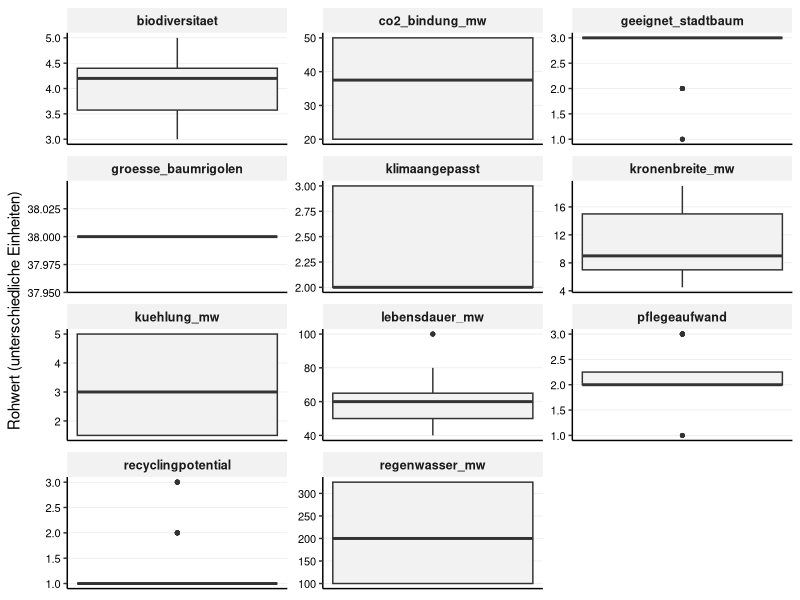
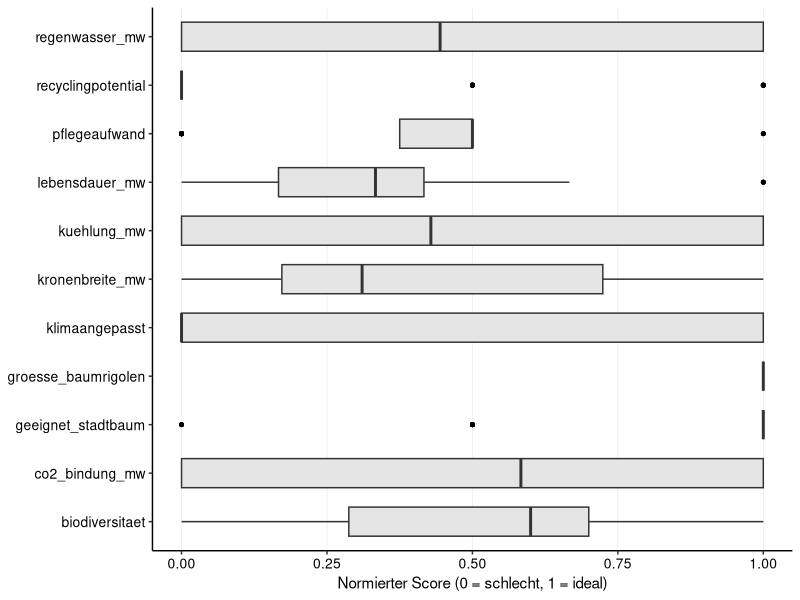
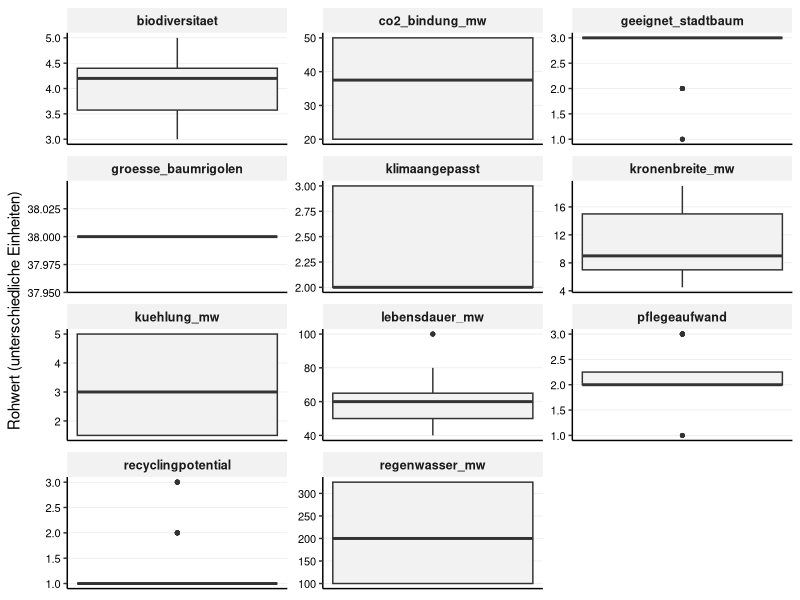
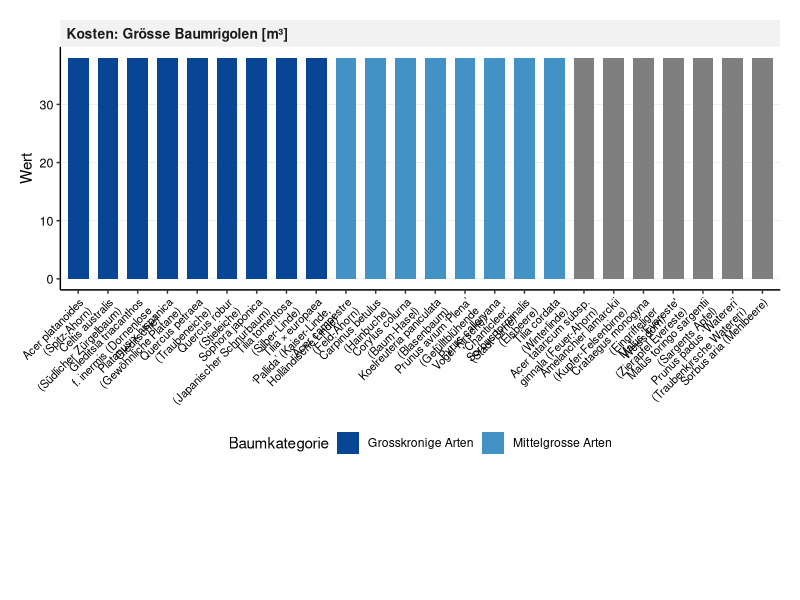
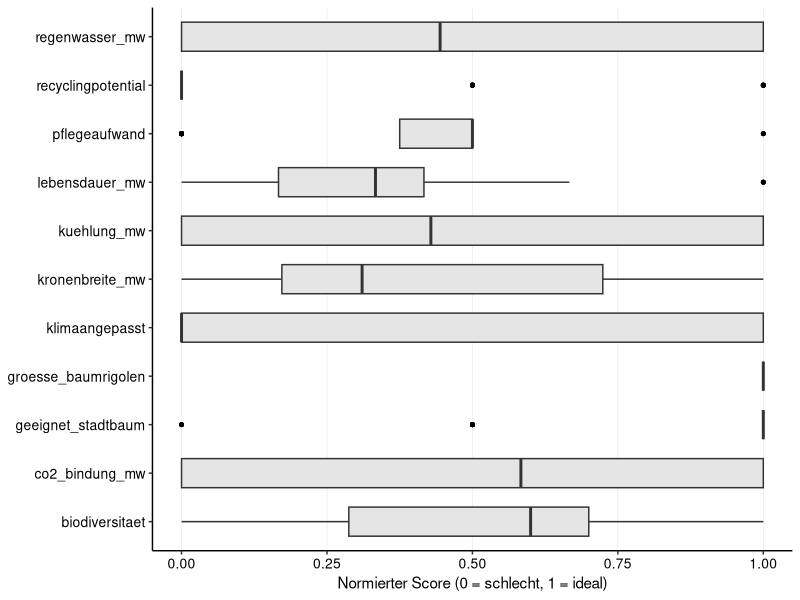

The R source for these figures, in order: (Note: this script raises an error after producing the figures.)
## ---- chunk 1

library(tidyverse)
library(readr)
library(ggplot2)
library(forcats)
library(tidytext)

## ---- chunk 2

## 1. Daten Importieren

# Liest die Rohdaten für die Bäume ein
df_baeume_raw <- read_delim(
  "01_data_input/Baeume_tidy.csv", 
  delim = ";"
)

# Liest die Gewichtungen ein (jetzt mit "baeume" im Variablennamen)
weights_baeume_s0_raw <- read_delim(
  "01_data_input/Baeume_Gewichtung_Szenario0.csv", 
  delim = ";"
)
weights_baeume_s1_raw <- read_delim(
  "01_data_input/Baeume_Gewichtung_Szenario1.csv",
  delim = ";"
)
weights_baeume_s2_raw <- read_delim(
  "01_data_input/Baeume_Gewichtung_Szenario2.csv",
  delim = ";"
)
weights_baeume_s3_raw <- read_delim(
  "01_data_input/Baeume_Gewichtung_Szenario3.csv",
  delim = ";"
)
## ---- chunk 3
#| include: false
# --- PRÜFUNG BLOCK 1 (Bäume) ---

print("--- 1. Check: Spaltennamen Bäume (Sind alle Spaltennamen da?) ---")
colnames(df_baeume_raw)

print("--- 2. Check: Gewichtung S0 (Wurden Spalten getrennt?) ---")
head(weights_baeume_s0_raw) 

print("--- 3. Check: Gewichtung S3 (Zur Sicherheit) ---")
head(weights_baeume_s3_raw)

## ---- chunk 4
# A. Bereinigung der Rohdaten
df_baeume <- df_baeume_raw %>%
  select(baumkategorie, baumart, everything()) 

# B. Bereinigung der Gewichtungen (ALLE SZENARIEN)
# Wir fügen den Roh-Dateien die Szenario-Namen hinzu
df_weights_s0 <- weights_baeume_s0_raw %>%
  mutate(szenario = "Szenario 0: Baseline (IST)")
df_weights_s1 <- weights_baeume_s1_raw %>%
  mutate(szenario = "Szenario 1: Forschungsfokus")
df_weights_s2 <- weights_baeume_s2_raw %>%
  mutate(szenario = "Szenario 2: Radikale Vermeidung")
df_weights_s3 <- weights_baeume_s3_raw %>%
  mutate(szenario = "Szenario 3: Radikaler Lebenszyklus")

# Jetzt binden wir sie zu einer finalen Gewichtungs-Tabelle zusammen
df_weights <- bind_rows(df_weights_s0, df_weights_s1, df_weights_s2, df_weights_s3) %>%
  # Berechne das Gesamtgewicht (gewicht) aus den Rohspalten,
  mutate(
    gewicht = group_weight * within_group_weight
  ) %>%
   # umbenennen für den Join
  rename(
    bewertungskategorie = criterion_id
  ) %>%
  # Auswählen der Spalten, die der Rest des Skripts braucht
  select(szenario, bewertungskategorie, gewicht, group_id)

## ---- chunk 5
#| include: false
# --- PRÜFUNG BLOCK 2 ---
print("--- Check: Stimmen Kriterien überein? ---")
kriterien_gewichte <- unique(df_weights$bewertungskategorie)
spalten_baeume <- colnames(df_baeume)
missing <- setdiff(kriterien_gewichte, spalten_baeume)

if(length(missing) > 0) {
  print("ACHTUNG! Folgende Kriterien fehlen:")
  print(missing)
} else {
  print("ERFOLG: Alle Gewichtungs-Kriterien sind in den Baum-Daten vorhanden!")
}

## ---- chunk 6
# 3.1 Wide-to-Long
df_baeume_long <- df_baeume %>%
  pivot_longer(
    cols = where(is.numeric), 
    names_to = "bewertungskategorie", 
    values_to = "wert"
  )

# 3.2 JOIN mit Gewichtung
# WICHTIG: Wir nutzen left_join. 
df_baeume_joined <- df_baeume_long %>%
  left_join(df_weights, by = "bewertungskategorie", relationship = "many-to-many")

## ---- chunk 7
#| include: false
# --- PRÜFUNG BLOCK 3 (Bäume) ---

# Sicherheits-Check im Skript:
# Bei Bäumen erwarten wir eigentlich für ALLE Kriterien ein Gewicht (anders als bei Belägen mit den Info-Kosten).
if(any(is.na(df_baeume_joined$gewicht))) {
  warning("ACHTUNG: Einige Baum-Kriterien haben kein Gewicht gefunden! Bitte prüfen.")
}

print("--- Check 1: Dimensionen (Sollte riesig sein) ---")
# Erwartung: Anzahl Bäume (25) * Kriterien (ca. 11) * Szenarien (4)
dim(df_baeume_joined)

print("--- Check 2: Gibt es Kriterien ohne Gewicht? ---")
# Hier sollte im Idealfall eine leere Tabelle oder "0" kommen.
# Falls hier was steht, stimmen die Namen in der CSV nicht überein.
df_baeume_joined %>% 
  filter(is.na(gewicht)) %>% 
  select(bewertungskategorie) %>% 
  distinct()

print("--- Check 3: Stichprobe (Eiche in S2) ---")
# Zeig mir, ob die Gewichtung für Szenario 2 (Umwelt) bei CO2 hoch ist
df_baeume_joined %>%
  filter(baumart == "Quercus petraea (Traubeneiche)", szenario == "Szenario 2: Radikale Vermeidung") %>%
  filter(bewertungskategorie == "co2_bindung") %>%
  select(szenario, bewertungskategorie, wert, gewicht)
  
## ---- chunk 8
#| label: fig-baeume-analysis
#| fig.width: 10
#| fig.height: 16
#| out.width: "100%"
#| warning: false

# -------------------------------------------------------
# TEIL 1: Boxplot der Rohwerte (Überblick)  (Scientific Style)
# -------------------------------------------------------
# Hinweis: Da die Einheiten gemischt sind, nutzen wir facet_wrap mit freien Skalen.
plot_rohwerte_baeume <- ggplot(df_baeume_joined, aes(y = wert)) +
  geom_boxplot(fill = "grey95", width = 0.5, outlier.size = 1) +
  
  # Facetten für jedes Kriterium
  facet_wrap(~bewertungskategorie, scales = "free", ncol = 3) +
  
  labs(
    title = NULL, # Titel kommt in Word
    subtitle = NULL,
    x = NULL,
    y = "Rohwert (unterschiedliche Einheiten)"
  ) +
  
  theme_classic(base_size = 11) +
  
  theme(
    # Nur horizontale Gitterlinien (y) sind wichtig zum Ablesen der Werte
    panel.grid.major.y = element_line(color = "grey90", linewidth = 0.2),
    panel.grid.major.x = element_blank(),
    
    # Facetten-Label
    strip.background = element_rect(fill = "grey95", color = NA),
    strip.text = element_text(face = "bold", size = 9),
    
    # Y-Achse (Werte) MUSS sichtbar sein:
    axis.text.y = element_text(size = 8, color = "black"), 
    
    # X-Achse (unten) kann leer sein:
    axis.text.x = element_blank(),
    axis.ticks.x = element_blank()
  )

print(plot_rohwerte_baeume)

## ---- chunk 9
#| include: false
# Speicher des Plots
ggsave("02_export/plots/check_01_rohwerte_verteilung_baeume.png", 
       plot = plot_rohwerte_baeume, width = 10, height = 8, dpi = 300)

## ---- chunk 10
# -------------------------------------------------------
# TEIL 2: Zielkonflikt Leistung vs. Kosten (Breiter & Lesbar)
# -------------------------------------------------------

# 1. Daten vorbereiten (Bleibt gleich)
df_plot_tradeoff <- df_baeume_long %>%
  filter(bewertungskategorie %in% c("co2_bindung", "kuehlung", "regenwasser", "groesse_baumrigolen")) %>%
  mutate(wert = as.numeric(wert)) %>%
  mutate(facet_label = case_when(
    bewertungskategorie == "co2_bindung" ~ "Leistung: CO2-Bindung [kg CO₂/a]",
    bewertungskategorie == "kuehlung" ~ "Leistung: Kühlung [°C]",
    bewertungskategorie == "regenwasser" ~ "Leistung: Regenwasser [l/Tag]", 
    bewertungskategorie == "groesse_baumrigolen" ~ "Kosten: Grösse Baumrigolen [m³]"
  )) %>%
  filter(!is.na(facet_label)) %>%
  mutate(facet_label = fct_relevel(facet_label, 
                                   "Leistung: CO2-Bindung [kg CO₂/a]",
                                   "Leistung: Kühlung [°C]",
                                   "Leistung: Regenwasser [l/Tag]",
                                   "Kosten: Grösse Baumrigolen [m³]")) %>%
  mutate(baumkategorie = fct_relevel(baumkategorie, 
                                     "Grosskronige Arten", 
                                     "Mittelgrosse Arten", 
                                     "Kleine Arten")) %>%
  arrange(baumkategorie, baumart) %>%
  mutate(baumart_sortiert = factor(baumart, levels = unique(baumart)))

# 2. Plot erstellen
plot_tradeoff_4fach <- ggplot(df_plot_tradeoff, 
       aes(x = baumart_sortiert, y = wert, fill = baumkategorie)) +
  
  geom_col(width = 0.7) +
  
  # Facetten untereinander
  facet_wrap(~facet_label, ncol = 1, scales = "free_y") +
  
  scale_fill_manual(values = c(
    "Grosskronige Arten" = "#084594", 
    "Mittelgrosse Arten" = "#4292c6", 
    "Kleine Arten" = "#9ecae1"
  )) +
  
  # Textumbruch (etwas enger fassen, damit es nicht zu breit wird)
  scale_x_discrete(labels = function(x) stringr::str_wrap(x, width = 25)) +
  
  labs(
    title = NULL, 
    x = NULL,
    y = "Wert",
    fill = "Baumkategorie"
  ) +
  
  theme_classic(base_size = 11) + 
  
  theme(
    legend.position = "bottom",
    panel.grid.major.y = element_line(color = "grey90", linewidth = 0.2),
    panel.grid.major.x = element_blank(),
    
    # ANPASSUNG 1: Schrift etwas kleiner, damit sie nicht überlappt
    axis.text.x = element_text(angle = 45, hjust = 1, size = 8, color = "black"),
    axis.text.y = element_text(size = 9, color = "black"),
    
    strip.background = element_rect(fill = "grey95", color = NA),
    strip.text = element_text(face = "bold", size = 10, hjust = 0),
    
    # ANPASSUNG 2: Mehr Platz unten (b=35mm) für die schrägen Texte
    plot.margin = margin(t = 5, r = 5, b = 35, l = 5, unit = "mm")
  )

# alternativ direkt im Markdown anzeigen des gespeicherten plots
# print(plot_tradeoff_4fach)

# 3. Speichern (ANPASSUNG 3: Viel breiter!)
ggsave("02_export/plots/check_03_zielkonflikt_baeume_4fach.png", 
       plot = plot_tradeoff_4fach, 
       width = 14,  # <--- HIER VERGRÖSSERT (war 10)
       height = 16, 
       dpi = 300)


## ---- chunk 11
# 5.1 Definieren: Wo ist "weniger" besser?
kriterien_lower_is_better_baeume <- c(
  "pflegeaufwand",
  "groesse_baumrigolen"
)

# 5.2 Min-Max-Skalierung
# Wir normieren ALLES (auch ungewichtete Infos), damit wir sie plotten können.
# WICHTIG: Hier NICHT nach Gewicht filtern!
df_baeume_normalized <- df_baeume_joined %>%
  filter(!is.na(wert)) %>% # Nur Zeilen ohne Werte löschen 
  group_by(bewertungskategorie) %>%
  mutate(
    min_wert = min(wert, na.rm = TRUE),
    max_wert = max(wert, na.rm = TRUE),
    # Berechnung des Scores
    score_normiert = case_when(
      # Sonderfall: Wenn Min und Max gleich sind (alle gleich gut) -> Score 1
      (max_wert - min_wert) == 0 ~ 1,
      # Normale Skalierung (higher is better)
      !(bewertungskategorie %in% kriterien_lower_is_better_baeume) ~ (wert - min_wert) / (max_wert - min_wert),
      # Invertierte Skalierung (lower is better)
      bewertungskategorie %in% kriterien_lower_is_better_baeume ~ 1 - ((wert - min_wert) / (max_wert - min_wert))
    )
  ) %>%
  ungroup()

## ---- chunk 12
#| include: false
# --- PRÜFUNG BLOCK 5 ---

print("--- Check 1: Scores im Bereich 0-1? ---")
summary(df_baeume_normalized$score_normiert)

print("--- Check 2: Funktioniert 'Lower is better' (Baumrigolen)? ---")
# Wir vergleichen zwei Bäume: Einen mit kleiner Rigole (gut) und einen mit grosser (schlecht)
df_baeume_normalized %>%
  filter(bewertungskategorie == "groesse_baumrigolen") %>%
  select(baumart, wert, score_normiert) %>%
  arrange(wert) %>% # Sortiert nach Wert (kleinste Rigole oben)
  head(5)
## ---- chunk 13
#| label: fig-check-normierung-baeume
#| fig.width: 10
#| fig.height: 8
#| out.width: "100%"
#| warning: false

# Boxplot der normierten Scores (Scientific Style)
# Ziel: Überprüfen, ob die Min-Max-Skalierung funktioniert hat.
# Alle Boxplots müssen zwischen 0 und 1 liegen.

plot_normiert_baeume <- ggplot(df_baeume_normalized, aes(x = bewertungskategorie, y = score_normiert)) +
  geom_boxplot(fill = "grey90", width = 0.6, outlier.colour = "black", outlier.size = 1) +
  
  coord_flip() +
  
  # Fixe Skala 0-1 
  scale_y_continuous(limits = c(0, 1), expand = c(0, 0.05)) +
  
  labs(
    title = NULL,
    subtitle = NULL,
    x = NULL, # Kriterien-Namen stehen an der Achse
    y = "Normierter Score (0 = schlecht, 1 = ideal)"
  ) +
  
  theme_classic(base_size = 11) +
  
  theme(
    # Gitterlinien: Vertikal wichtig (um 0.5 etc. zu sehen), Horizontal weg
    panel.grid.major.x = element_line(color = "grey90", linewidth = 0.2),
    panel.grid.major.y = element_blank(),
    
    # Achsen-Texte
    axis.text.y = element_text(color = "black", size = 10), # Kriterien-Namen
    axis.text.x = element_text(color = "black", size = 10)  # Zahlen 0-1
  )


print(plot_normiert_baeume)

## ---- chunk 14
#| include: false
ggsave("02_export/plots/check_02_normierte_scores_baeume.png", 
       plot = plot_normiert_baeume, width = 10, height = 7, dpi = 300)

# --- PRÜFUNG BLOCK 6 ---

print("--- Check: Liegen alle Scores zwischen 0 und 1? ---")
summary(df_baeume_normalized$score_normiert)
# Min muss >= 0.00 sein, Max <= 1.00

print("--- Check: Wurden Kriterien mit 'Lower is better' invertiert? ---")
# Wir prüfen Baumrigole: Kleiner Wert (6) sollte Score 1 sein (hatten wir oben schon, aber zur Sicherheit)
df_baeume_normalized %>%
  filter(bewertungskategorie == "groesse_baumrigolen") %>%
  group_by(wert) %>%
  summarise(mean_score = mean(score_normiert)) %>%
  arrange(wert) %>% # Kleinster Wert oben
  head(1)
## ---- chunk 15
# 7.1 Berechnung Score pro Kriterium
df_mca_calculated <- df_baeume_normalized %>%
  # HIER filtern wir alles raus, was kein Gewicht hat
  filter(!is.na(gewicht)) %>% 
  mutate(MCA_score_kriterium = score_normiert * gewicht)

# 7.2 Aggregation pro Szenario
# Wir summieren die Scores pro Baum und Szenario
df_mca_total <- df_mca_calculated %>%
  group_by(szenario, baumkategorie, baumart) %>%
  summarise(MCA_gesamtscore = sum(MCA_score_kriterium, na.rm = TRUE), .groups = 'drop') %>%
  # Sortierung: Erst nach Szenario, dann nach Punktzahl
  arrange(szenario, desc(MCA_gesamtscore)) 

# Anzeigen der Ergebnisse
print("--- MCA Gesamtergebnis (Auszug) ---")
print(df_mca_total, n = 20)

# 7.3 - Auswahl der "Top 3 Sieger"
# Ziel: Für jedes der 4 Szenarien die Top 3 Bäume aus dem Gesamtranking
N_BAEUME <- 3

df_sieger_baeume <- df_mca_total %>%
  group_by(szenario) %>%
  # Wählt die N besten Bäume innerhalb jedes Szenarios aus
  slice_max(MCA_gesamtscore, n = N_BAEUME) %>%
  ungroup() %>%
  # Ordnen für bessere Lesbarkeit
  arrange(szenario, desc(MCA_gesamtscore))

# Anzeigen der 12 Sieger-Bäume (4 Szenarien * 3 Bäume)
print(paste("--- Top", N_BAEUME, "Bäume pro Szenario (für Zeitstrahl-Analyse) ---"))
print(df_sieger_baeume)

## ---- chunk 16
#| include: false
# 7.4 Export der Tabellen
write_csv2(
  df_sieger_baeume, 
  file = "02_export/tables/mca_top3_baeume_pro_szenario.csv"
)
write_csv2(
  df_mca_total, 
  file = "02_export/tables/mca_rangliste_baeume_alle_szenarien.csv"
)
write_csv2(
  df_mca_calculated, 
  file = "02_export/tables/mca_details_berechnung_baeume.csv"
)

# --- PRÜFUNG BLOCK 7 ---

print("--- Check: Enthält die Berechnung noch Zeilen ohne Gewicht? ---")
# Sollte 0 Zeilen ergeben
df_mca_calculated %>% filter(is.na(gewicht)) %>% count()

print("--- Check: Plausibilität Ergebnisse (S0 Baseline) ---")
# Zeig mir die Top 3 von Szenario 0
df_sieger_baeume %>% 
  filter(szenario == "Szenario 0: Baseline (IST)") %>%
  select(baumart, MCA_gesamtscore)

## ---- chunk 17

# --- Datenaufbereitung für Stacked Plot (einmalig & aufgehübscht) ---
df_mca_groups_baeume_plot <- df_mca_calculated %>%
  group_by(szenario, baumkategorie, baumart, group_id) %>%
  summarise(gruppen_score = sum(MCA_score_kriterium, na.rm = TRUE), .groups = 'drop') %>%
  left_join(df_mca_total, by = c("szenario", "baumkategorie", "baumart")) %>%
  mutate(group_label_clean = case_when(
    group_id == "langlebigkeit" ~ "Langlebigkeit",
    group_id == "wirtschaftlichkeit" ~ "Wirtschaftlichkeit",
    group_id == "multifunktionale_nutzungsqualitaet" ~ "Multifunktionale Nutzungsqualität",
    group_id == "umweltwirkung" ~ "Umweltwirkung",
    group_id == "kreislauffaehigkeit" ~ "Kreislauffähigkeit",
    TRUE ~ group_id
  ))

# 1. Farben definieren (Einheitlich zur gesamten Arbeit)
colors_kategorie_baeume <- c(
  "Grosskronige Arten" = "#084594",  # Dunkelblau
  "Mittelgrosse Arten" = "#4292c6",  # Mittelblau
  "Kleine Arten" = "#9ecae1"         # Hellblau
)
# 2. Farben für Kriterien-Gruppen
colors_gruppen <- c(
  "Langlebigkeit" = "#08306b",                     # Dunkelstes Blau (Zeit)
  "Wirtschaftlichkeit" = "#2171b5",                # Dunkles Mittelblau (Geld)
  "Multifunktionale Nutzungsqualität" = "#4292c6", # Mittelblau
  "Umweltwirkung" = "#9ecae1",                     # Hellblau
  "Kreislauffähigkeit" = "#deebf7"                 # Sehr helles Blau/Grau
)
## ---- chunk 18
#| label: fig-mca-plots-baeume-s0
#| fig.width: 13
#| fig.height: 10
#| out.width: "95%"
#| dpi: 300

# --- Plot 1: Ranking (Szenario 0) ---
data_s0 <- df_mca_total %>% filter(szenario == "Szenario 0: Baseline (IST)")

plot_s0_rank <- ggplot(data_s0,
       aes(x = MCA_gesamtscore,
           y = fct_reorder(baumart, MCA_gesamtscore), 
           fill = baumkategorie)) + 
  geom_col(width = 0.7) +
  
  scale_x_continuous(limits = c(0, 1), expand = c(0, 0.05)) + 
  scale_y_discrete(labels = function(x) stringr::str_wrap(x, width = 40)) +
  scale_fill_manual(values = colors_kategorie_baeume) +
  
  labs(
    title = NULL, 
    x = "MCA Score (0-1)", 
    y = NULL, 
    fill = "Baumkategorie"
  ) +
  
  theme_classic(base_size = 11) + 
  
  theme(
    legend.position = "bottom",
    panel.grid.major.y = element_blank(),
    panel.grid.major.x = element_line(color = "grey90", linewidth = 0.2),
    axis.text = element_text(color = "black"),
    plot.margin = margin(t = 5, r = 10, b = 5, l = 5, unit = "mm")
  )

print(plot_s0_rank, width = 10, height = 7)
ggsave("02_export/plots/mca_baeume_rank_s0.png",
       plot = plot_s0_rank, width = 10, height = 10, dpi = 300)


# --- Plot 2: Stacked Detail (Szenario 0) ---
data_s0_groups <- df_mca_groups_baeume_plot %>% filter(szenario == "Szenario 0: Baseline (IST)")

plot_s0_stack <- ggplot(data_s0_groups,
       aes(x = gruppen_score,
           y = fct_reorder(baumart, MCA_gesamtscore), 
           fill = group_label_clean)) + 
  geom_col(position = "stack", width = 0.7) +
  
  scale_x_continuous(limits = c(0, 1), expand = c(0, 0.05)) +
  scale_y_discrete(labels = function(x) stringr::str_wrap(x, width = 40)) +
  scale_fill_manual(values = colors_gruppen) +
  
  labs(
    title = NULL, 
    x = "Beitrag zum Score", 
    y = NULL, 
    fill = "Kriteriengruppe"
  ) +
  theme_classic(base_size = 11) + 
  theme(
    legend.position = "bottom",
    legend.text = element_text(size = 9),
    legend.box = "vertical",
    panel.grid.major.y = element_blank(),
    panel.grid.major.x = element_line(color = "grey90", linewidth = 0.2),
    axis.text = element_text(color = "black"),
    plot.margin = margin(t = 5, r = 10, b = 5, l = 5, unit = "mm")
  ) +
  guides(fill = guide_legend(nrow = 2, byrow = TRUE))

print(plot_s0_stack)
ggsave("02_export/plots/mca_baeume_detail_s0.png",
       plot = plot_s0_stack, width = 10, height = 10, dpi = 300)

# ![Alternative Bildunterschrift](02_export/plots/mca_detail_gruppen_s0_belaege.png)

## ---- chunk 19
#| label: fig-mca-plots-baeume-s1
#| fig.width: 13
#| fig.height: 10
#| out.width: "95%"
#| dpi: 300

# --- Plot 1: Ranking (Szenario 1) ---
data_s1 <- df_mca_total %>% filter(szenario == "Szenario 1: Forschungsfokus")

plot_s1_rank <- ggplot(data_s1,
       aes(x = MCA_gesamtscore,
           y = fct_reorder(baumart, MCA_gesamtscore), 
           fill = baumkategorie)) + 
  geom_col(width = 0.7) +
  scale_x_continuous(limits = c(0, 1), expand = c(0, 0.05)) + 
  scale_y_discrete(labels = function(x) stringr::str_wrap(x, width = 40)) +
  scale_fill_manual(values = colors_kategorie_baeume) +
  labs(
    title = NULL,
    x = "MCA Score (0-1)",
    y = NULL,
    fill = "Baumkategorie"
  ) +
  theme_classic(base_size = 11) + 
  theme(
    legend.position = "bottom",
    panel.grid.major.y = element_blank(),
    panel.grid.major.x = element_line(color = "grey90", linewidth = 0.2),
    axis.text = element_text(color = "black"),
    plot.margin = margin(t = 5, r = 10, b = 5, l = 5, unit = "mm")
  )

print(plot_s1_rank)
ggsave("02_export/plots/mca_baeume_rank_s1.png",
      plot = plot_s1_rank, width = 10, height = 10, dpi = 300)

# --- Plot 2: Stacked Detail (Szenario 1) ---
data_s1_groups <- df_mca_groups_baeume_plot %>% filter(szenario == "Szenario 1: Forschungsfokus")

plot_s1_stack <- ggplot(data_s1_groups,
       aes(x = gruppen_score,
           y = fct_reorder(baumart, MCA_gesamtscore), 
           fill = group_label_clean)) + 
  geom_col(position = "stack", width = 0.7) +
  scale_x_continuous(limits = c(0, 1), expand = c(0, 0.05)) +
  scale_y_discrete(labels = function(x) stringr::str_wrap(x, width = 40)) +
  scale_fill_manual(values = colors_gruppen) +
  labs(
    title = NULL,
    x = "Beitrag zum Score",
    y = NULL,
    fill = "Kriteriengruppe"
  ) +
  theme_classic(base_size = 11) + 
  theme(
    legend.position = "bottom",
    legend.text = element_text(size = 9),
    legend.box = "vertical",
    panel.grid.major.y = element_blank(),
    panel.grid.major.x = element_line(color = "grey90", linewidth = 0.2),
    axis.text = element_text(color = "black"),
    plot.margin = margin(t = 5, r = 10, b = 5, l = 5, unit = "mm")
  ) +
  guides(fill = guide_legend(nrow = 2, byrow = TRUE))

print(plot_s1_stack)
ggsave("02_export/plots/mca_baeume_detail_s1.png",
      plot = plot_s1_stack, width = 10, height = 10, dpi = 300)
## ---- chunk 20
#| label: fig-mca-plots-baeume-s2
#| fig.width: 13
#| fig.height: 10
#| out.width: "95%"
#| dpi: 300

# --- Plot 1: Ranking (Szenario 2) ---
data_s2 <- df_mca_total %>% filter(szenario == "Szenario 2: Radikale Vermeidung")

plot_s2_rank <- ggplot(data_s2,
       aes(x = MCA_gesamtscore,
           y = fct_reorder(baumart, MCA_gesamtscore), 
           fill = baumkategorie)) + 
  geom_col(width = 0.7) +
  scale_x_continuous(limits = c(0, 1), expand = c(0, 0.05)) + 
  scale_y_discrete(labels = function(x) stringr::str_wrap(x, width = 40)) +
  scale_fill_manual(values = colors_kategorie_baeume) +
  labs(
    title = NULL,
    x = "MCA Score (0-1)",
    y = NULL,
    fill = "Baumkategorie"
  ) +
  theme_classic(base_size = 11) + 
  theme(
    legend.position = "bottom",
    panel.grid.major.y = element_blank(),
    panel.grid.major.x = element_line(color = "grey90", linewidth = 0.2),
    axis.text = element_text(color = "black"),
    plot.margin = margin(t = 5, r = 10, b = 5, l = 5, unit = "mm")
  )

print(plot_s2_rank)
ggsave("02_export/plots/mca_baeume_rank_s2.png",
       plot = plot_s2_rank, width = 10, height = 10, dpi = 300)

# --- Plot 2: Stacked Detail (Szenario 2) ---
data_s2_groups <- df_mca_groups_baeume_plot %>% filter(szenario == "Szenario 2: Radikale Vermeidung")

plot_s2_stack <- ggplot(data_s2_groups,
       aes(x = gruppen_score,
           y = fct_reorder(baumart, MCA_gesamtscore), 
           fill = group_label_clean)) + 
  geom_col(position = "stack", width = 0.7) +
  scale_x_continuous(limits = c(0, 1), expand = c(0, 0.05)) +
  scale_y_discrete(labels = function(x) stringr::str_wrap(x, width = 40)) +
  scale_fill_manual(values = colors_gruppen) +
  labs(
    title = NULL,
    x = "Beitrag zum Score",
    y = NULL,
    fill = "Kriteriengruppe"
  ) +
  theme_classic(base_size = 11) + 
  theme(
    legend.position = "bottom",
    legend.text = element_text(size = 9),
    legend.box = "vertical",
    panel.grid.major.y = element_blank(),
    panel.grid.major.x = element_line(color = "grey90", linewidth = 0.2),
    axis.text = element_text(color = "black"),
    plot.margin = margin(t = 5, r = 10, b = 5, l = 5, unit = "mm")
  ) +
  guides(fill = guide_legend(nrow = 2, byrow = TRUE))

print(plot_s2_stack)
ggsave("02_export/plots/mca_baeume_detail_s2.png",
       plot = plot_s2_stack, width = 10, height = 10, dpi = 300)
## ---- chunk 21
#| label: fig-mca-plots-baeume-s3
#| fig.width: 13
#| fig.height: 10
#| out.width: "95%"
#| dpi: 300

# --- Plot 1: Ranking (Szenario 3) ---
data_s3 <- df_mca_total %>% filter(szenario == "Szenario 3: Radikaler Lebenszyklus")

plot_s3_rank <- ggplot(data_s3,
       aes(x = MCA_gesamtscore,
           y = fct_reorder(baumart, MCA_gesamtscore), 
           fill = baumkategorie)) + 
  geom_col(width = 0.7) +
  scale_x_continuous(limits = c(0, 1), expand = c(0, 0.05)) + 
  scale_y_discrete(labels = function(x) stringr::str_wrap(x, width = 40)) +
  scale_fill_manual(values = colors_kategorie_baeume) +
  labs(
    title = NULL,
    x = "MCA Score (0-1)",
    y = NULL,
    fill = "Baumkategorie"
  ) +
  theme_classic(base_size = 11) + 
  theme(
    legend.position = "bottom",
    panel.grid.major.y = element_blank(),
    panel.grid.major.x = element_line(color = "grey90", linewidth = 0.2),
    axis.text = element_text(color = "black"),
    plot.margin = margin(t = 5, r = 10, b = 5, l = 5, unit = "mm")
  )

print(plot_s3_rank)
ggsave("02_export/plots/mca_baeume_rank_s3.png",
       plot = plot_s3_rank, width = 10, height = 10, dpi = 300)


# --- Plot 2: Stacked Detail (Szenario 3) ---
data_s3_groups <- df_mca_groups_baeume_plot %>% filter(szenario == "Szenario 3: Radikaler Lebenszyklus")

plot_s3_stack <- ggplot(data_s3_groups,
       aes(x = gruppen_score,
           y = fct_reorder(baumart, MCA_gesamtscore), 
           fill = group_label_clean)) + 
  geom_col(position = "stack", width = 0.7) +
  scale_x_continuous(limits = c(0, 1), expand = c(0, 0.05)) +
  scale_y_discrete(labels = function(x) stringr::str_wrap(x, width = 40)) +
  scale_fill_manual(values = colors_gruppen) +
  labs(
    title = NULL,
    x = "Beitrag zum Score",
    y = NULL,
    fill = "Kriteriengruppe"
  ) +
  theme_classic(base_size = 11) + 
  theme(
    legend.position = "bottom",
    legend.text = element_text(size = 9),
    legend.box = "vertical",
    panel.grid.major.y = element_blank(),
    panel.grid.major.x = element_line(color = "grey90", linewidth = 0.2),
    axis.text = element_text(color = "black"),
    plot.margin = margin(t = 5, r = 10, b = 5, l = 5, unit = "mm")
  ) +
  guides(fill = guide_legend(nrow = 2, byrow = TRUE))

print(plot_s3_stack)
ggsave("02_export/plots/mca_baeume_detail_s3.png",
       plot = plot_s3_stack, width = 10, height = 10, dpi = 300)

# --- PRÜFUNG BLOCK 8 (Bäume) ---

print("--- Check 1: Stimmt die Mathematik der Stacked Plots? ---")
# Wir summieren die Teile (Gruppen) und vergleichen sie mit dem Gesamtscore
check_summe_baeume <- df_mca_groups_baeume_plot %>%
  group_by(szenario, baumart) %>%
  summarise(
    summe_gruppen = sum(gruppen_score),
    original_total = mean(MCA_gesamtscore), # Sollte identisch sein
    .groups = "drop"
  ) %>%
  mutate(differenz = abs(summe_gruppen - original_total)) %>%
  arrange(desc(differenz))

# Zeig mir die grössten Abweichungen (Sollte 0 oder fast 0 sein, z.B. 1e-15)
print(head(check_summe_baeume))

print("--- Check 2: Sind alle 4 Szenarien in den Plot-Daten vorhanden? ---")
unique(df_mca_groups_baeume_plot$szenario)

print("--- Check 3: Top-Baum in Szenario 0 (Wer gewinnt?) ---")
df_mca_total %>% 
  filter(szenario == "Szenario 0: Baseline (IST)") %>% 
  slice_max(MCA_gesamtscore, n = 1) %>%
  select(baumart, MCA_gesamtscore)
